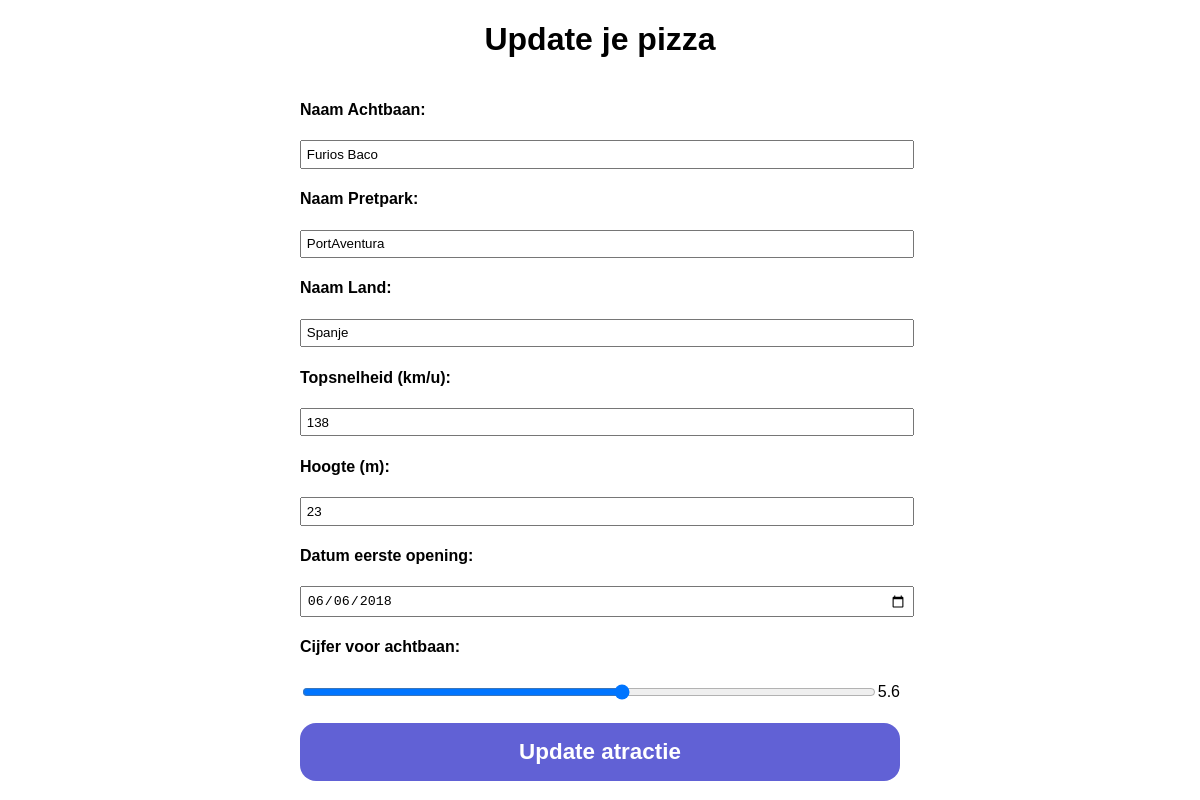
The page /update.php?id=5 on the database its author committed.
### tables this page shows
CREATE TABLE `achtbaan` (
  `id` int(11) NOT NULL,
  `naamAchtbaan` varchar(255) NOT NULL,
  `naamPretpark` varchar(255) NOT NULL,
  `land` varchar(255) NOT NULL,
  `topsnelheid` int(11) NOT NULL,
  `hoogte` int(11) NOT NULL,
  `datum` date NOT NULL,
  `cijfer` decimal(3,1) NOT NULL
);

### update.php (the view, shortened to what this page needs)
<!DOCTYPE html>
<html lang="en">
<head>
    <link rel="stylesheet" href="./css/style.css">
</head>
<body>
    <?php
    require "connect.php";
    $sql = "SELECT * FROM achtbaan WHERE id=:id";
    $stmnt = $pdo->prepare($sql);
    $stmnt->bindValue(":id", $_GET["id"], PDO::PARAM_STR);
    $stmnt->execute();
    $data = $stmnt->fetch(PDO::FETCH_OBJ);
    ?>
    <h1>Update je pizza</h1>
    <form action="" method="post">
        <h4>Naam Achtbaan:</h4>
        <input type="text" name="achtbaan" value="<?=$data->naamAchtbaan?>">
        <h4>Naam Pretpark:</h4>
        <input type="text" name="pretpark" value="<?=$data->naamPretpark?>">
        <h4>Naam Land:</h4>
        <input type="text" name="land" value="<?=$data->land?>">
        <h4>Topsnelheid (km/u):</h4>
        <input type="number" name="topsnelheid" min="1" max="200" value="<?=$data->topsnelheid?>">
        <h4>Hoogte (m):</h4>
        <input type="number" name="hoogte" min="1" max="200" value="<?=$data->hoogte?>">
        <h4>Datum eerste opening:</h4>
        <input type="date" name="datum" value="<?=$data->datum?>">
        <h4>Cijfer voor achtbaan: </h4>
        <div class="flex">
            <input type="range" name="cijfer" min="0" max="10" step="0.1" value="<?=$data->cijfer?>">
            <span id="rangeOutput">5.0</span>
        </div>
        <button type="submit">Update atractie</button>
    </form>
</body>
</html>

### css/style.css (style rules this page uses)
body { margin: 0; padding: 0; font-family: sans-serif; display: flex; flex-direction: column; align-items: center; }
body form { width: 50%; }
body form input:not([type=radio]):not([type=checkbox]), body form select { width: 100%; padding: 0.3rem; }
body form button { width: 100%; color: white; background-color: #6161d5; font-weight: bold; padding: 1rem; font-size: 1.4rem; border: none; border-radius: 1rem; margin-top: 1rem; }
body form .flex { display: flex; align-items: center; }

### rows shown on the page
achtbaan: achtbaan "Furios Baco", pretpark "PortAventura", land "Spanje", topsnelheid "138", hoogte "23", datum "06/06/2018", cijfer "5.6"
